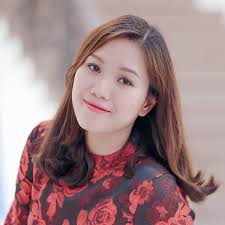
#> input picture PycharmProjects/opencv/detect_opencv/data/download.jpg, 225 x 225 px
$ python detect_img.py
#> lines starting #> are read from the running program, lines starting #| are printed output that depends on the picture

import cv2 as cv,cv2
import matplotlib
import matplotlib.pyplot as plt
import time

def convertToRGB(img):
    return cv.cvtColor(img, cv.COLOR_BGR2RGB)

test1 = cv.imread(r'data/download.jpg',1)
#> test1 is the input picture: shape (225, 225, 3); mean B, G, R 134.2, 131.7, 160.2
cv.imshow('test1',test1)
gray_img = cv.cvtColor(test1, cv.COLOR_BGR2GRAY)
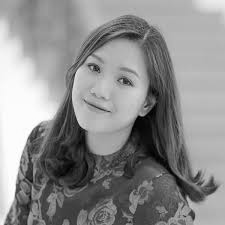
#> gray_img: shape (225, 225); min 0, max 255, mean 140.5
plt.imshow(gray_img, cmap='gray')

haar_face_cascade = cv2.CascadeClassifier('data/haarcascade_frontalface_alt.xml')

#> (the run stopped early here; a loop or call above may not have finished)

$ run again, with PycharmProjects/opencv/detect_opencv/data/14495457-1854162864869867-7727879311187320000-n-1475460309963-96-0-514-668-crop-1475460489253.jpg copied over PycharmProjects/opencv/detect_opencv/data/download.jpg
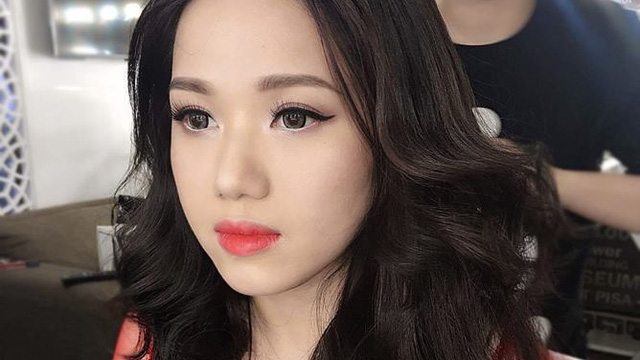
#> input picture PycharmProjects/opencv/detect_opencv/data/14495457-1854162864869867-7727879311187320000-n-1475460309963-96-0-514-668-crop-1475460489253.jpg, 640 x 360 px
#> test1 is the input picture: shape (360, 640, 3); mean B, G, R 83.7, 89.3, 102.9
#> `gray_img = cv.cvtColor(test1, cv.COLOR_BGR2GRAY)`:
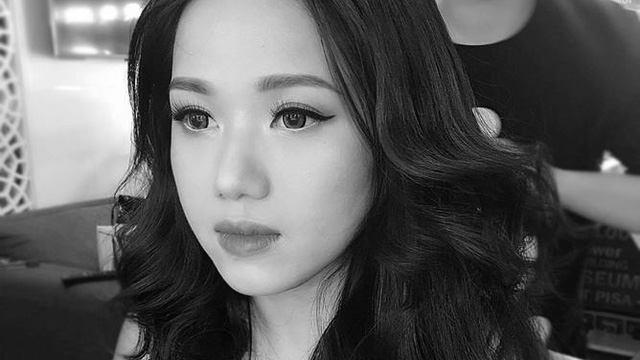
#> gray_img: shape (360, 640); min 0, max 255, mean 92.7

$ run again, with PycharmProjects/opencv/detect_opencv/data/a.jpg copied over PycharmProjects/opencv/detect_opencv/data/download.jpg
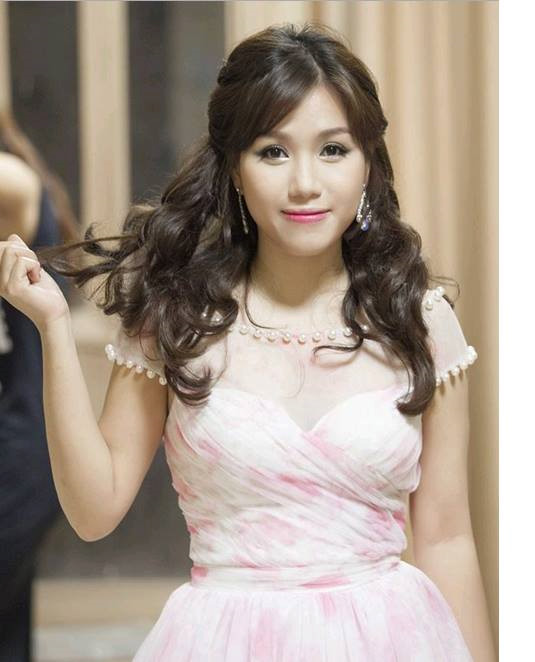
#> input picture PycharmProjects/opencv/detect_opencv/data/a.jpg, 535 x 662 px
#> test1 is the input picture: shape (662, 535, 3); mean B, G, R 140.6, 152.7, 166.2
#> `gray_img = cv.cvtColor(test1, cv.COLOR_BGR2GRAY)`:
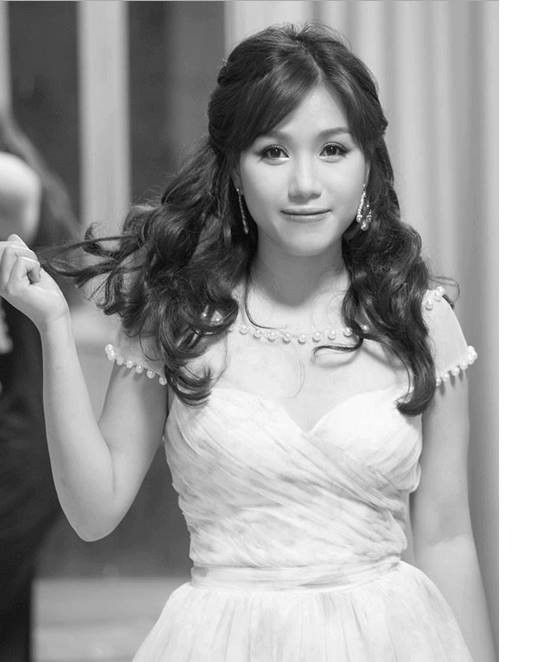
#> gray_img: shape (662, 535); min 1, max 255, mean 155.4

$ run again, with PycharmProjects/opencv/detect_opencv/data/thuy-chi.jpg copied over PycharmProjects/opencv/detect_opencv/data/download.jpg
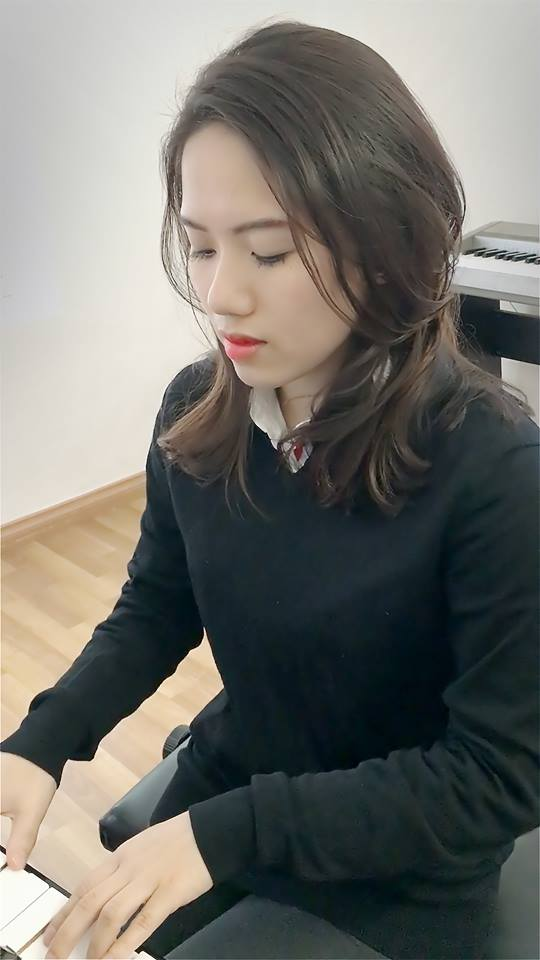
#> input picture PycharmProjects/opencv/detect_opencv/data/thuy-chi.jpg, 540 x 960 px
#> test1 is the input picture: shape (960, 540, 3); mean B, G, R 108.4, 113.8, 114.4
#> `gray_img = cv.cvtColor(test1, cv.COLOR_BGR2GRAY)`:
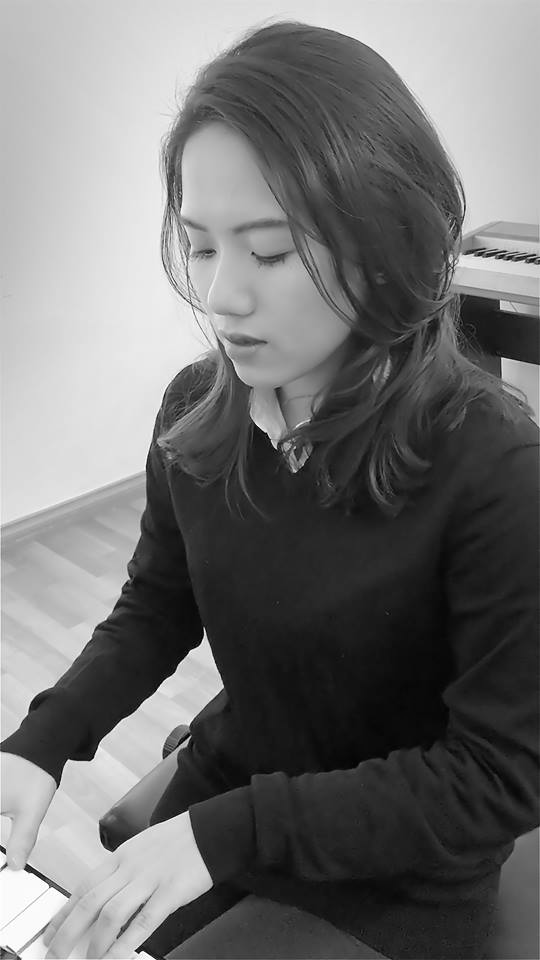
#> gray_img: shape (960, 540); min 0, max 255, mean 113.3
